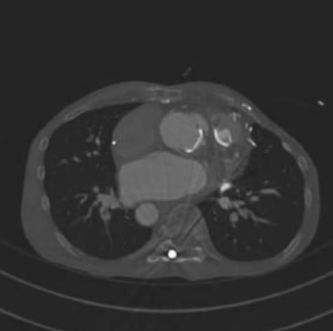
#> input picture Lab2/world_cup.png, 333 x 331 px
$ jupyter execute --allow-errors lab2.ipynb
#> lines starting #> are read from the running program, lines starting #| are printed output that depends on the picture
1.1 Biến đổi cường độ ảnh từ tối sang sáng và ngược lại

[cell 1]
from PIL import Image
import math
import scipy
import numpy as np
import imageio.v2 as iio
import matplotlib.pyplot as plt

img = Image.open('world_cup.png').convert('L')

im_1 = np.asarray(img)

im_2 = 255 - im_1
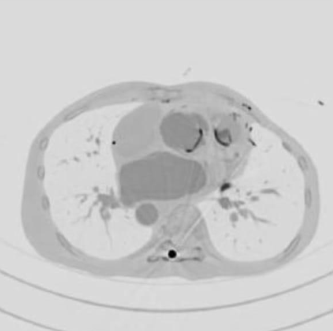
#> im_2: shape (331, 333); min 1, max 224, mean 204.1

new_img = Image.fromarray(im_2)

img.show()

plt.imshow(new_img)
plt.show()

1.2 Thay đổi chất lượng ảnh với Power law (Gamma-Correction)

[cell 2]
from PIL import Image
import math
import scipy
import numpy as np
import imageio.v2 as iio
import matplotlib.pyplot as plt

img = Image.open('world_cup.png').convert('L')
im_1 = np.asarray(img)
gamma = 5
b1 = im_1.astype(float)
b2 = np.max(b1)
#> b2 = 254
b3 = b1 / b2
b2 = np.log(b3)*gamma
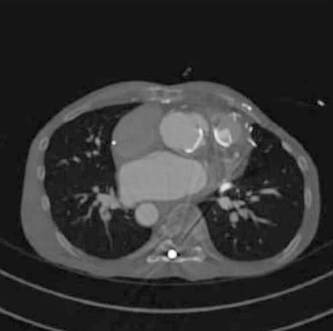
#> b2: shape (331, 333) float64; min -10.52, max 0, mean -8.38; drawn with min black and max white
c = np.exp(b2) * 255.0
c1 = c.astype(int)
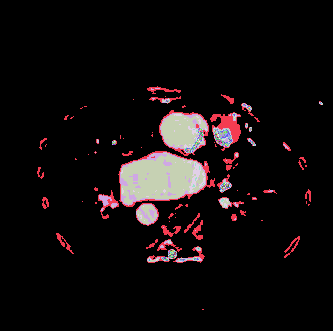
#> c1: shape (331, 333) int64; 89 distinct labels, from 0 to 255; one colour per label, 0 black
#> (the rest of this cell did not finish here and is left out)

1.3 Thay đổi cường độ điểm ảnh với Log Transformation

[cell 3]
from PIL import Image
import math
import scipy
import numpy as np
import imageio.v2 as iio
import matplotlib.pyplot as plt

img = Image.open('world_cup.png').convert('L')
im_1 = np.asarray(img)
b1 = im_1.astype(float)
b2 = np.max(b1)
c = (128.0 * np.log(1 + b1))/np.log(1+b2)
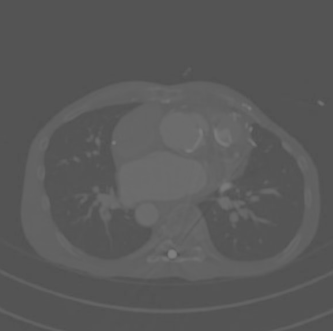
#> c: shape (331, 333) float64; min 80.06, max 128, mean 89.7
c1 = c.astype(int)
#> (the rest of this cell did not finish here and is left out)

1.4 Histogram equalization

[cell 4]
from PIL import Image
import math
import scipy
import numpy as np
import imageio.v2 as iio
import matplotlib.pyplot as plt

img = Image.open('world_cup.png').convert('L')
im1 = np.asarray(img)
b1 = im1.flatten()
hist, bins = np.histogram(im1, 256, [0, 255])
#> hist = 256 values, max 40902 at index 37, min 0 at index 0, mean 430.6; bins = 257 values from 0 to 255
cdf = hist.cumsum()
#> cdf = 256 values from 0 to 110223
cdf_m = np.ma.masked_equal(cdf, 0)
num_cdf_m = (cdf_m - cdf_m.min()) * 255
den_cdf_m = cdf_m.max() - cdf_m.min()
#> den_cdf_m = 110222
cdf_m = num_cdf_m / den_cdf_m

cdf = np.ma.filled(cdf_m, 0).astype('uint8')
#> cdf = 256 values from 0 to 255
im2 = cdf[im1]
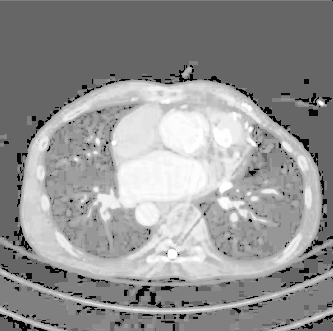
#> im2: shape (331, 333); min 0, max 255, mean 147.1
im3 = np.reshape(im2, im1.shape)
im4 = Image.fromarray(im3)
img.show()
im4.show()
plt.imshow(im4)
plt.show()

1.5 Thay đổi ảnh với Contrast Stretching

[cell 5]
from PIL import Image
import math
import scipy
import numpy as np
import imageio.v2 as iio
import matplotlib.pyplot as plt

img = Image.open('world_cup.png').convert('L')
im_1 = np.asarray(img)
b = im1.max()
#> b = 254
a = im1.min()
#> a = 31
c = im1.astype(float)
im2 = 255*(c-a)/(b-a)
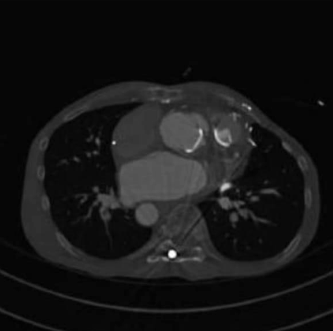
#> im2: shape (331, 333) float64; min 0, max 255, mean 22.8
im3 = Image.fromarray(im2)
img.show()
im3.show()
plt.imshow(im3)
plt.show()

1.6 Biến đổi Fourier

1.6.1 Biến đổi ảnh với Fast Fourier

[cell 6]
from PIL import Image
import math
import scipy
import numpy as np
import imageio.v2 as iio
import matplotlib.pyplot as plt
import scipy.fftpack

img = Image.open('world_cup.png').convert('L')
im_1 = np.asarray(img)
c = abs(scipy.fftpack.fft2(im_1))
d = scipy.fftpack.fftshift(c)
d = d.astype(float)
im3 = Image.fromarray(d)
img.show()
im3.show()
plt.imshow(im3)
plt.show()
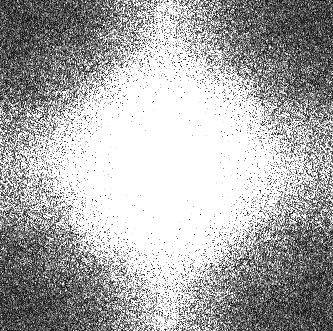
#> shown: shape (331, 333, 4); mean R, G, B, A 172.4, 172.4, 172.4, 255

1.6.2. Lọc ảnh trong miền tần suất

[cell 7]
from PIL import Image
import math
import scipy
import imageio.v2 as iio
import matplotlib.pyplot as plt

img = Image.open('world_cup.png').convert('L')
im1 = np.asarray(img)
c = abs(scipy.fftpack.fft2(im1))
d = scipy.fftpack.fftshift(c)
M = d.shape[0]
#> M = 331
N = d.shape[1]
#> N = 333
H =np.ones((M, N))

center1 = M/2
#> center1 = 165.5
center2 = N/2
#> center2 = 166.5
d_0 = 30.0
t1 = 1
t2 = 2*t1
for i in range(1, M):
    for j in range(1, N):
        r1 = (i - center1)**2 + (j - center2)**2
        r = math.sqrt(r1)
        if r > d_0:
            H[i, j] = 1/(1 + (r/d_0)**t1)
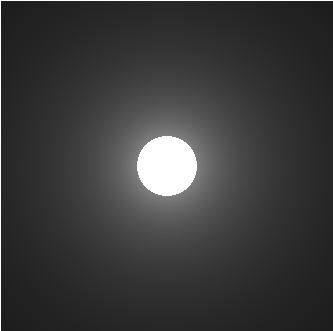
#> H: shape (331, 333) float64; min 0.114, max 1, mean 0.233
H = H.astype(float)
H = Image.fromarray(H)
#> H: PIL image 333x331 F
con = d * H
e = abs(scipy.fftpack.ifft2(con))
e = e.astype(float)
im3 = Image.fromarray(e)
img.show()
im3.show()
plt.imshow(im3)
plt.show()
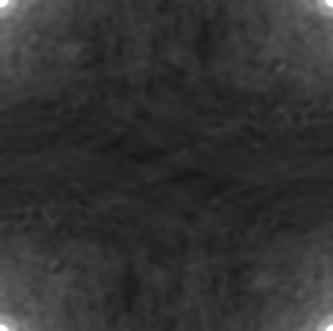
#> shown: shape (331, 333, 4); mean R, G, B, A 50.3, 50.3, 50.3, 255

Butterworth highpass Filter

[cell 8]
from PIL import Image
import math
import scipy
import numpy as np
import imageio.v2 as iio
import matplotlib.pyplot as plt
img = Image.open('world_cup.png').convert('L')
im1 = np.asarray(img)
c = abs(scipy.fftpack.fft2(im1))
d = scipy.fftpack.fftshift(c)
M = d.shape[0]
N = d.shape[1]
H = np.ones((M, N))

center1 = M/2
center2 = N/2
d_0 = 30.0
t1 = 1
t2 = 2 * t1

for i in range(1, M):
    for j in range(1, N):
        r1 = (i - center1)**2 + (j - center2)**2
        r = math.sqrt(r1)
        if r > d_0:
            H[i, j] = 1/(1 + (r/d_0)**t2)
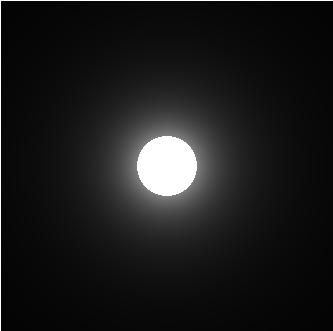
#> H: shape (331, 333) float64; min 0.0163, max 1, mean 0.108

H = H.astype(float)
H = Image.fromarray(H)
#> H: PIL image 333x331 F
con = d * H
e = abs(scipy.fftpack.ifft2(con))
e = e.astype(float)
im3 = Image.fromarray(e)
img.show()
im3.show()
plt.imshow(im3)
plt.show()
